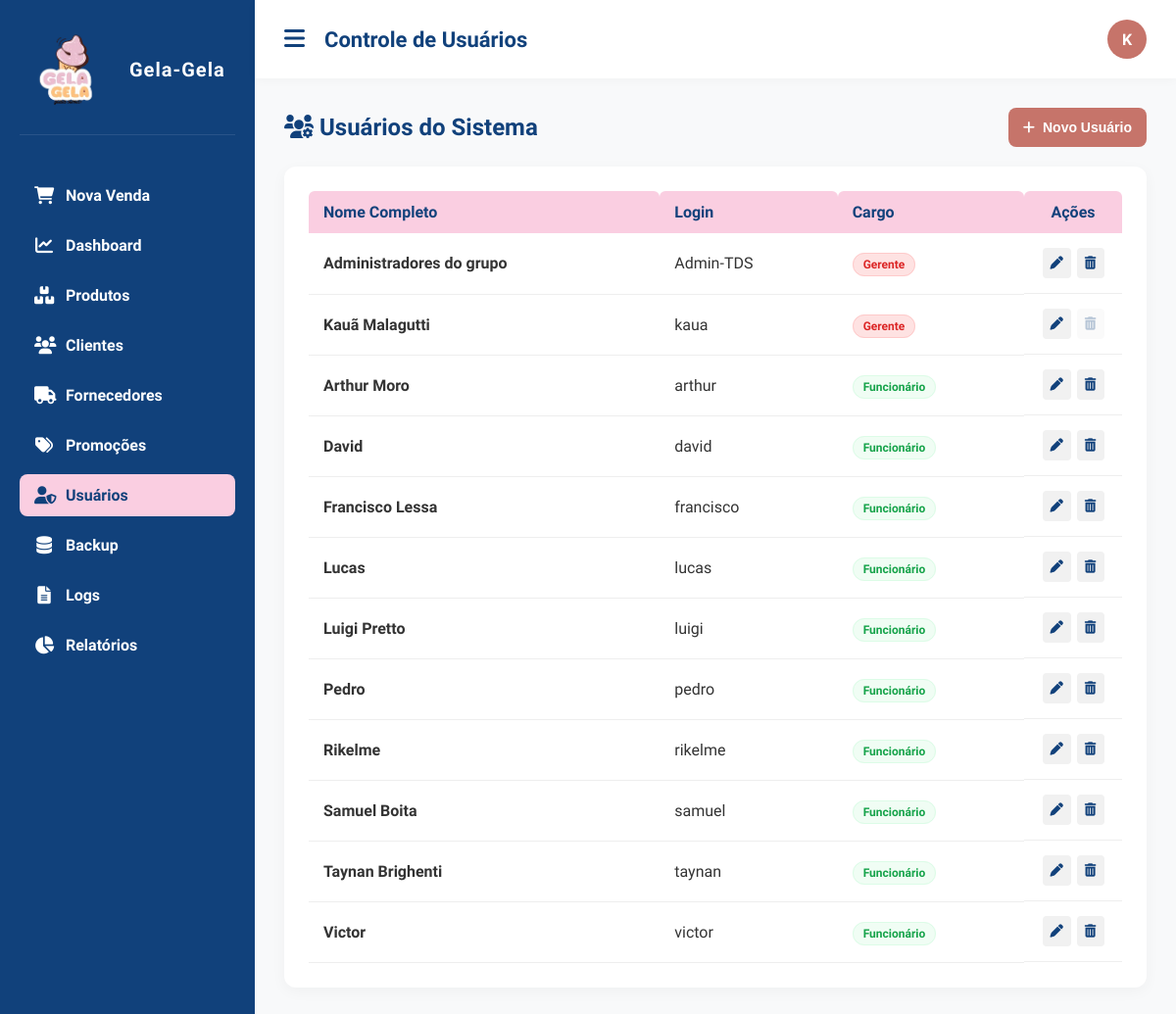
The app's page /public/user.php (signed in) with its own data.
### tables this page shows
CREATE TABLE `usuarios` (
  `usuario_id` int(11) NOT NULL,
  `nome` varchar(100) NOT NULL,
  `login` varchar(50) NOT NULL,
  `senha_hash` varchar(255) NOT NULL,
  `tipo` enum('Gerente','Funcionario') NOT NULL DEFAULT 'Funcionario',
  `ativo` tinyint(1) DEFAULT 1,
  `data_criacao` datetime DEFAULT current_timestamp(),
  `ultimo_acesso` datetime DEFAULT NULL
);

### public/user.php (the view, shortened to what this page needs)
<?php
require_once '../conecta.php';
$usuario_logado_id = (int)($_SESSION['usuario_id'] ?? 0);
function e($value): string
{
    return htmlspecialchars((string) $value, ENT_QUOTES, 'UTF-8');
}
$stmt = $pdo->query('SELECT usuario_id, nome, login, tipo, ativo FROM usuarios ORDER BY CASE WHEN tipo = "Gerente" THEN 0 ELSE 1 END, nome ASC');
$usuarios = $stmt ? $stmt->fetchAll(PDO::FETCH_ASSOC) : [];
?>
<!DOCTYPE html>
<html lang="pt-BR">
<head>
    <link rel="stylesheet" href="ASSETS/CSS/style.css">
    <link rel="stylesheet" href="https://cdnjs.cloudflare.com/ajax/libs/font-awesome/6.0.0/css/all.min.css">
</head>
<body>
    <div class="layout">
        <?php require_once '../components/sidebar.php'; ?>
        <main class="content">
            <header class="topbar">
                <button class="menu-btn" onclick="toggleSidebar()">
                    <i class="fa-solid fa-bars"></i>
                </button>
                <h1>Controle de Usuários</h1>
                <?php
                require_once '../components/user-menu.php';
                ?>
            </header>
            <section class="main">
                <div style="display:flex; justify-content:space-between; align-items:center; gap:12px; flex-wrap:wrap; margin-bottom: 20px;">
                    <h2 style="color: var(--secondary);"><i class="fa-solid fa-users-gear"></i> Usuários do Sistema</h2>
                    <button class="btn" onclick="abrirModalUsuario()"><i class="fa-solid fa-plus"></i> Novo Usuário</button>
                </div>
                <div class="box">
                    <div class="table-container">
                        <table>
                            <thead>
                                <tr>
                                    <th>Nome Completo</th>
                                    <th>Login</th>
                                    <th>Cargo</th>
                                    <th style="width: 100px; text-align: center;">Ações</th>
                                </tr>
                            </thead>
                            <tbody>
                                <?php if (!empty($usuarios)): ?>
                                    <?php foreach ($usuarios as $usuario):
                                        $idUser = (int)$usuario['usuario_id'];
                                        $tipo = (string) ($usuario['tipo'] ?? 'Funcionario');
                                        $classeTipo = $tipo === 'Gerente' ? 'danger' : 'ok';
                                        $rotuloTipo = $tipo === 'Gerente' ? 'Gerente' : 'Funcionário';
                                        $usuarioJson = htmlspecialchars(json_encode($usuario, JSON_UNESCAPED_UNICODE), ENT_QUOTES, 'UTF-8');
                                    ?>
                                        <tr>
                                            <td><strong><?= e($usuario['nome'] ?? '') ?></strong></td>
                                            <td><?= e($usuario['login'] ?? '') ?></td>
                                            <td><span class="badge <?= e($classeTipo) ?>"><?= e($rotuloTipo) ?></span></td>
                                            <td style="display:flex; gap:6px; justify-content: center;">
                                                <button class="btn-icon" title="Editar Usuário" data-usuario='<?= $usuarioJson ?>' onclick="abrirModalUsuario(this)">
                                                    <i class="fa-solid fa-pen"></i>
                                                </button>
                                                <?php if ($idUser !== $usuario_logado_id): ?>
                                                    <form method="POST" onsubmit="return confirm('Tem certeza de que deseja excluir este usuário definitivamente?');" style="display:inline;">
                                                        <button type="submit" class="btn-icon danger" title="Excluir Usuário">
                                                            <i class="fa-solid fa-trash-can"></i>
                                                        </button>
                                                    </form>
                                                <?php else: ?>
                                                    <button class="btn-icon" style="opacity:0.3; cursor:not-allowed;" title="Você não pode excluir sua própria conta" disabled>
                                                        <i class="fa-solid fa-trash-can"></i>
                                                    </button>
                                                <?php endif; ?>
                                            </td>
                                        </tr>
                                    <?php endforeach; ?>
                                <?php else: ?>
                                    <tr>
                                        <td colspan="4" style="text-align:center; padding: 25px; color:#777;">Nenhum usuário cadastrado.</td>
                                    </tr>
                                <?php endif; ?>
                            </tbody>
                        </table>
                    </div>
                </div>
            </section>
        </main>
    </div>
</body>
</html>

### ASSETS/CSS/style.css (style rules this page uses)
:root { --primary: #c6746a; --secondary: #11417b; --accent: #b76756; --soft: #facee1; --bg-body: #ffffff; --bg-content: #f8f9fa; --text-main: #333333; --text-muted: #666666; }
* { margin: 0; padding: 0; box-sizing: border-box; }
body { font-family: 'Segoe UI', Tahoma, Geneva, Verdana, sans-serif; background-color: var(--bg-body); color: var(--text-main); }
.layout { display: flex; min-height: 100vh; }
.content { flex: 1; display: flex; flex-direction: column; background-color: var(--bg-content); }
.topbar { background-color: var(--bg-body); padding: 20px 30px; display: flex; align-items: center; gap: 20px; box-shadow: 0 2px 10px rgba(0, 0, 0, 0.03); z-index: 10; }
.menu-btn { background: none; border: none; font-size: 24px; color: var(--secondary); cursor: pointer; transition: color 0.2s; }
.topbar h1 { font-size: 22px; color: var(--secondary); }
.main { padding: 30px; flex: 1; overflow-y: auto; }
.box { background-color: var(--bg-body); padding: 25px; border-radius: 12px; box-shadow: 0 4px 15px rgba(0, 0, 0, 0.04); }
.badge { padding: 5px 10px; border-radius: 20px; font-size: 0.8rem; }
.badge.ok { background: #e8f5e9; color: #2e7d32; }
.badge.danger { background: #ffebee; color: #c62828; }
table { width: 100%; border-collapse: collapse; }
th { background-color: var(--soft); color: var(--secondary); padding: 12px 15px; text-align: left; font-weight: 600; border-radius: 6px 6px 0 0; }
td { padding: 15px; border-bottom: 1px solid #eeeeee; color: var(--text-main); transition: all 0.2s ease; }
tbody tr { cursor: pointer; position: relative; transition: all 0.2s ease; }
.badge { padding: 4px 10px; border-radius: 20px; font-size: 12px; font-weight: 600; }
.badge.danger { background-color: #ffeaea; color: var(--primary); }
.badge.ok { background-color: #e5faea; color: #27ae60; }
.btn { background-color: var(--primary); color: #ffffff; border: none; padding: 12px 15px; border-radius: 8px; font-size: 14px; font-weight: 600; cursor: pointer; display: flex; align-items: center; justify-content: center; gap: 8px; transition: background-color 0.2s ease; }
.btn-icon { background: #f1f1f1; border: none; padding: 8px; border-radius: 4px; cursor: pointer; color: var(--secondary); transition: 0.2s; }
.badge.danger { background: #fee2e2; color: #dc2626; border: 1px solid #fecaca; }
.badge.ok { background: #f0fdf4; color: #16a34a; border: 1px solid #dcfce7; }
.table-container { overflow-x: auto; }

### records on screen
usuarios: nome "Administradores do grupo", login "Admin-TDS", tipo "Gerente"
usuarios: nome "Kauã Malagutti", login "kaua", tipo "Gerente"
usuarios: nome "Arthur Moro", login "arthur", tipo "Funcionário"
usuarios: nome "David", login "david", tipo "Funcionário"
usuarios: nome "Francisco Lessa", login "francisco", tipo "Funcionário"
usuarios: nome "Lucas", login "lucas", tipo "Funcionário"
usuarios: nome "Luigi Pretto", login "luigi", tipo "Funcionário"
usuarios: nome "Pedro", login "pedro", tipo "Funcionário"
usuarios: nome "Rikelme", login "rikelme", tipo "Funcionário"
usuarios: nome "Samuel Boita", login "samuel", tipo "Funcionário"
usuarios: nome "Taynan Brighenti", login "taynan", tipo "Funcionário"
usuarios: nome "Victor", login "victor", tipo "Funcionário"

### other values on screen
$menu['titulo'] "Nova Venda"
$menu['titulo'] "Dashboard"
$menu['titulo'] "Produtos"
$menu['titulo'] "Clientes"
$menu['titulo'] "Fornecedores"
$menu['titulo'] "Promoções"
$menu['titulo'] "Usuários"
$menu['titulo'] "Backup"
$menu['titulo'] "Logs"
$menu['titulo'] "Relatórios"
$inicial "K"
